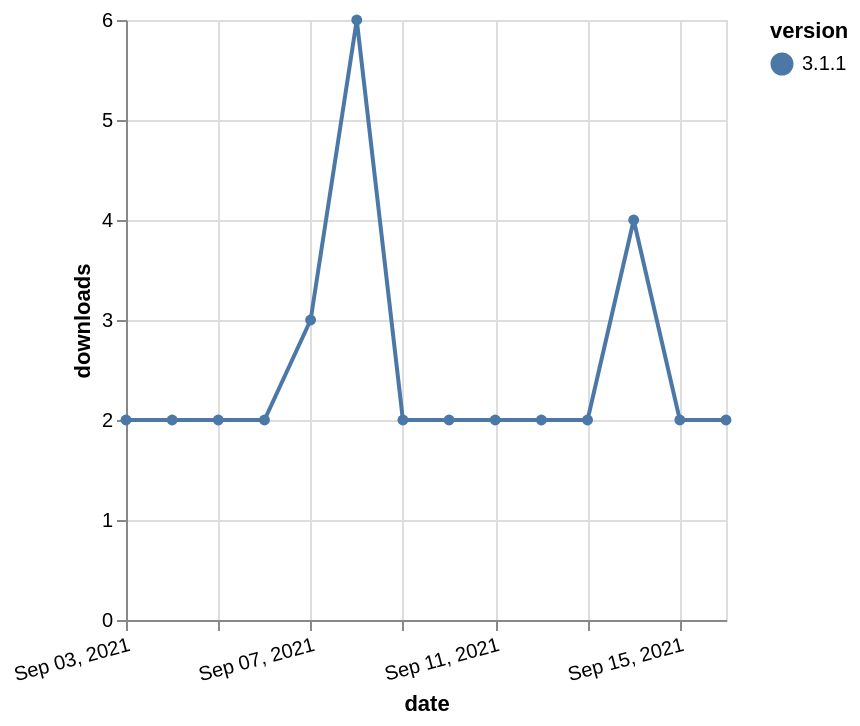

Vega-Lite specification stored for this chart:
### Vega-Lite specification from a JSON file in a GitHub repository (floating-point values rounded to 4 significant figures)
{"$schema": "https://vega.github.io/schema/vega-lite/v5.json", "description": "A simple bar chart with embedded data.", "data": {"values": [{"date": "2021-09-03", "total": 1305, "delta": 2, "version": "3.1.1"}, {"date": "2021-09-04", "total": 1307, "delta": 2, "version": "3.1.1"}, {"date": "2021-09-05", "total": 1309, "delta": 2, "version": "3.1.1"}, {"date": "2021-09-06", "total": 1311, "delta": 2, "version": "3.1.1"}, {"date": "2021-09-07", "total": 1314, "delta": 3, "version": "3.1.1"}, {"date": "2021-09-08", "total": 1320, "delta": 6, "version": "3.1.1"}, {"date": "2021-09-09", "total": 1322, "delta": 2, "version": "3.1.1"}, {"date": "2021-09-10", "total": 1324, "delta": 2, "version": "3.1.1"}, {"date": "2021-09-11", "total": 1326, "delta": 2, "version": "3.1.1"}, {"date": "2021-09-12", "total": 1328, "delta": 2, "version": "3.1.1"}, {"date": "2021-09-13", "total": 1330, "delta": 2, "version": "3.1.1"}, {"date": "2021-09-14", "total": 1334, "delta": 4, "version": "3.1.1"}, {"date": "2021-09-15", "total": 1336, "delta": 2, "version": "3.1.1"}, {"date": "2021-09-16", "total": 1338, "delta": 2, "version": "3.1.1"}]}, "width": "container", "mark": {"type": "line", "point": {"filled": true}}, "encoding": {"x": {"field": "date", "type": "temporal", "timeUnit": "yearmonthdate", "title": "date", "axis": {"labelAngle": -15}}, "y": {"field": "delta", "type": "quantitative", "title": "downloads"}, "color": {"field": "version", "type": "nominal"}, "tooltip": {"field": "delta"}}}
